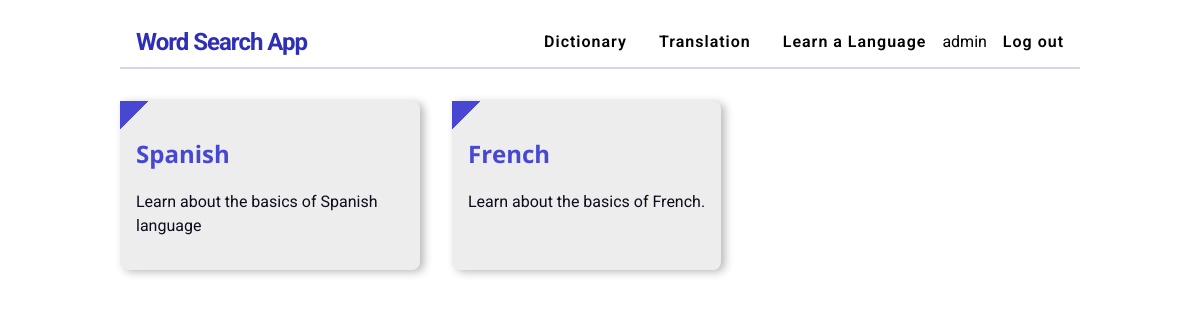
/curriculum/basic/ (signed in), run on the app's committed database.
### curriculum/models.py (models this page shows, shortened)
class Subject(models.Model):
    subject_id = models.CharField(max_length=100, unique=True)
    name = models.CharField(max_length=100)
    slug = models.SlugField(null=True, blank=True)
    standard = models.ForeignKey(Standard, on_delete=models.CASCADE, related_name='subjects')
    image = models.CharField(max_length=500, blank=True)
    description = models.TextField(max_length=500,blank=True)
    file_object = open("Curriculum_model_log.txt", 'a+')
    logger.log(file_object, 'Created subject table ', 'Info')

### curriculum/views.py (the view)
# urls.py: path('<slug:slug>/', views.SubjectListView.as_view(), name='subject_list'),
class SubjectListView(DetailView):
    context_object_name = 'standards'
    file_object = open("Curriculum_log.txt", 'a+')
    logger.log(file_object, 'Shows the details of subjects ', 'Info')
    model = Standard
    template_name = 'curriculum/subject_list_view.html'

### curriculum/templates/curriculum/subject_list_view.html
{% extends 'Login/base.html' %}
{% block content %}
  <div class="subject-list">
    <div class="subject-list__container">
      {%for subject in standards.subjects.all %}
        <div class="subject-list__block">
          <a href = "{% url 'curriculum:lesson_list' slug=subject.slug standard=standards.slug %}">
            <h2>{{subject.name}}</h2>
          <p>{{subject.description|truncatechars:100}}</p>
        </a>
        </div>
      {% endfor %}
    </div>
  </div>
{% endblock%}

### Login/Templates/Login/base.html (shortened to what this page needs)
{% load static %}
<!DOCTYPE html>
<html>
  <head>
    <link rel="stylesheet" href="{% static 'Login/css/master.css' %}">
  </head>
 <body>
    <header>
      <div class="logo">
        <a href="{% url 'Login:homepage' %}">Word Search App</a>
      </div>
      <nav>
        <ul class="nav__list">
          {% if user.is_authenticated %}
            <li class="nav__link"><a href="{% url 'Dictionary:index' %}">Dictionary</a></li>
            <li class="nav__link"><a href="{% url 'Translate:index' %}">Translation</a></li>
            <li class="nav__link"><a href="{% url 'curriculum:standard_list' %}">Learn a Language</a></li>
            <li  class="mr-5 text-light"> {{user.username}}</li>
            <li class="nav__link"><a href="{% url 'Login:logout' %}">Log out</a></li>
          {% endif %}
        </ul>
      </nav>
    </header>
    {% block content %}
    {% endblock %}
  </body>
</html>

### Login/static/Login/css/master.css (style rules this page uses)
* { box-sizing: border-box; }
html { scroll-behavior: smooth; }
body { margin: 0; font-family: "Roboto", sans-serif; font-weight: 400; }
h1, h2 { font-family: "Open Sans", sans-serif; }
a { color: inherit; display: inline-block; text-decoration: none; }
ul { list-style: none; display: flex; padding-left: 0; }
li + li { padding-left: 1rem; }
header { width: 80%; margin: 1rem auto 0; display: flex; justify-content: space-between; align-items: center; border-bottom: solid 2px rgba(46, 46, 184, 0.2); padding: 0 1rem; }
.logo a { color: #2e2eb8; font-size: 1.5rem; font-weight: bold; text-decoration: none; letter-spacing: -1px; transition: all 0.3s linear; }
.nav__link + .nav__link { margin-left: 1rem; }
.nav__link { font-weight: 550; letter-spacing: 1px; }
.standard-list, .lesson-list, .subject-list { text-align: center; width: 80%; margin: 2rem auto; }
.standard-list__container, .lesson-list__container, .subject-list__container { text-align: left; display: flex; flex-wrap: wrap; }
.standard-list__block, .lesson-list__block, .subject-list__block { max-width: 300px; background-color: rgba(26, 26, 26, 0.08); background: linear-gradient(135deg, #4747d1 0px, #4747d1 20px, rgba(26, 26, 26, 0.08) 20px); margin: 0 2rem 2rem 0; padding: 1rem; border-radius: 0 0.5rem 0.5rem; box-shadow: 4px 2px 8px rgba(26, 26, 26, 0.3); transition: 0.3s linear all; }
.standard-list__block a, .lesson-list__block a, .subject-list__block a { text-decoration: none; }
.standard-list__block h2, .lesson-list__block h2, .subject-list__block h2 { color: #4747d1; }
.standard-list__block p, .lesson-list__block p, .subject-list__block p { line-height: 1.5; color: #0c0c1d; }

### data on the page
Subject: name "Spanish", description "Learn about the basics of Spanish language"
Subject: name "French", description "Learn about the basics of French."

### other printed values
{{ user.username }} "admin"
